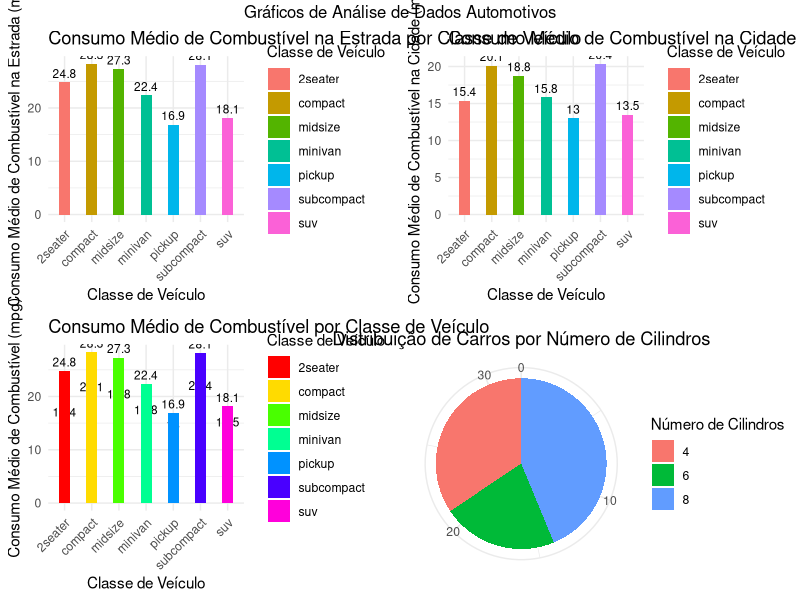

Generate this figure with R:
# Instalando e carregando os pacotes necessários
if (!require(ggplot2)) {
  install.packages("ggplot2")
}
if (!require(gridExtra)) {
  install.packages("gridExtra")
}
library(ggplot2)
library(gridExtra)

# Limpando o ambiente
rm(list=ls())

# Carregando a base de dados mtcars
data(mtcars)
data(mpg)
# Criando um dataframe com as variáveis de interesse
dados <- mtcars[, c("mpg", "cyl", "wt", "hp")]

# Calcular o consumo médio de combustível na cidade e na estrada por classe de veículo
consumo_medio <- aggregate(cbind(cty, hwy) ~ class, data = mpg, FUN = mean)

# Ordenar as classes de veículo pelo consumo médio na cidade
consumo_medio <- consumo_medio[order(consumo_medio$cty), ]

# Criar o gráfico de barras para consumo médio na cidade
grafico_cty <- ggplot(data = consumo_medio, aes(x = class, y = cty, fill = class)) +
  geom_bar(stat = "identity", width = 0.4) +
  geom_text(aes(label = round(cty, 1)), vjust = -0.5, size = 3) +  # Adiciona rótulos com valores de cty
  labs(title = "Consumo Médio de Combustível na Cidade por Classe de Veículo",
       x = "Classe de Veículo",
       y = "Consumo Médio de Combustível na Cidade (mpg)",
       fill = "Classe de Veículo") +
  theme_minimal() +
  theme(axis.text.x = element_text(angle = 45, hjust = 1))

# Criar o gráfico de barras para consumo médio na estrada
grafico_hwy <- ggplot(data = consumo_medio, aes(x = class, y = hwy, fill = class)) +
  geom_bar(stat = "identity", width = 0.4) +
  geom_text(aes(label = round(hwy, 1)), vjust = -0.5, size = 3) +  # Adiciona rótulos com valores de hwy
  labs(title = "Consumo Médio de Combustível na Estrada por Classe de Veículo",
       x = "Classe de Veículo",
       y = "Consumo Médio de Combustível na Estrada (mpg)",
       fill = "Classe de Veículo") +
  theme_minimal() +
  theme(axis.text.x = element_text(angle = 45, hjust = 1))

# Criar o gráfico de barras com cores coloridas e rótulos de valor
grafico_cosumo_medio <- ggplot(data = consumo_medio, aes(x = class)) +
  geom_bar(aes(y = cty, fill = class), stat = "identity", width = 0.4) +
  geom_text(aes(y = cty, label = round(cty, 1)), vjust = -0.5, size = 3, color = "black") +  # Rótulos para cty
  geom_bar(aes(y = hwy, fill = class), stat = "identity", width = 0.4) +
  geom_text(aes(y = hwy, label = round(hwy, 1)), vjust = -0.5, size = 3, color = "black") +  # Rótulos para hwy
  labs(title = "Consumo Médio de Combustível por Classe de Veículo",
       x = "Classe de Veículo",
       y = "Consumo Médio de Combustível (mpg)",
       fill = "Classe de Veículo") +
  scale_fill_manual(values = rainbow(nrow(consumo_medio))) +  # Usar cores do arco-íris
  theme_minimal() +
  theme(axis.text.x = element_text(angle = 45, hjust = 1))


# Criando o gráfico de pizza
grafico_pizza <- ggplot(dados, aes(x = "", fill = factor(cyl))) +
  geom_bar(width = 1) +
  coord_polar("y", start = 0) +
  labs(x = NULL, y = NULL, fill = "Número de Cilindros") +
  ggtitle("Distribuição de Carros por Número de Cilindros") +
  theme_minimal() +
  theme(plot.title = element_text(hjust = 0.5))

# Exibindo os gráficos lado a lado
grid.arrange(grafico_hwy,grafico_cty, grafico_cosumo_medio,grafico_pizza, ncol = 2, top = "Gráficos de Análise de Dados Automotivos")
